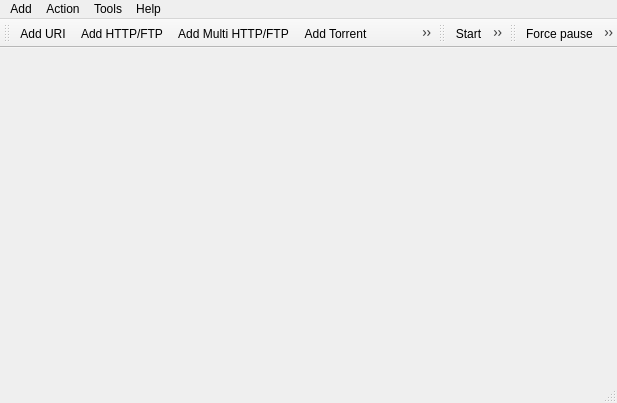
<?xml version="1.0" encoding="UTF-8"?>
<ui version="4.0">
 <class>Aria2cRemote</class>
 <widget class="QMainWindow" name="Aria2cRemote">
  <property name="geometry">
   <rect>
    <x>0</x>
    <y>0</y>
    <width>617</width>
    <height>403</height>
   </rect>
  </property>
  <property name="windowTitle">
   <string>Aria2cRemote</string>
  </property>
  <property name="windowIcon">
   <iconset resource="Aria2cRemote.qrc">
    <normaloff>:/icon/logo.png</normaloff>:/icon/logo.png</iconset>
  </property>
  <widget class="QWidget" name="centralWidget"/>
  <widget class="QMenuBar" name="menuBar">
   <property name="geometry">
    <rect>
     <x>0</x>
     <y>0</y>
     <width>617</width>
     <height>18</height>
    </rect>
   </property>
   <widget class="QMenu" name="menuDownload">
    <property name="title">
     <string>Add</string>
    </property>
    <addaction name="action_AddURI"/>
    <addaction name="actionAdd_HTTP_FTP"/>
    <addaction name="actionAdd_Multi_HTTP_FTP"/>
    <addaction name="actionAdd_Torrent"/>
    <addaction name="actionAdd_MagnetLink"/>
    <addaction name="actionAdd_Metalink"/>
    <addaction name="separator"/>
    <addaction name="action_Exit"/>
   </widget>
   <widget class="QMenu" name="menuHelp">
    <property name="title">
     <string>Help</string>
    </property>
    <addaction name="action_Help"/>
    <addaction name="separator"/>
    <addaction name="actionAbout"/>
    <addaction name="actionAbout_Qt"/>
   </widget>
   <widget class="QMenu" name="menuOption">
    <property name="title">
     <string>Tools</string>
    </property>
    <widget class="QMenu" name="menuLanguages">
     <property name="title">
      <string>Languages</string>
     </property>
    </widget>
    <addaction name="actionOption"/>
    <addaction name="actionGlobal_Options"/>
    <addaction name="separator"/>
    <addaction name="menuLanguages"/>
   </widget>
   <widget class="QMenu" name="menuAction">
    <property name="title">
     <string>Action</string>
    </property>
    <addaction name="action_Start"/>
    <addaction name="actionStart_all"/>
    <addaction name="action_Pause"/>
    <addaction name="actionPause_all"/>
    <addaction name="action_Remove"/>
    <addaction name="actionPurge"/>
    <addaction name="actionPower_off_Aria2c"/>
    <addaction name="separator"/>
    <addaction name="actionForce_pause"/>
    <addaction name="actionForce_pause_all"/>
    <addaction name="actionForce_remove"/>
    <addaction name="actionForce_power_off_Aria2c"/>
   </widget>
   <addaction name="menuDownload"/>
   <addaction name="menuAction"/>
   <addaction name="menuOption"/>
   <addaction name="menuHelp"/>
  </widget>
  <widget class="QToolBar" name="mainToolBar">
   <attribute name="toolBarArea">
    <enum>TopToolBarArea</enum>
   </attribute>
   <attribute name="toolBarBreak">
    <bool>false</bool>
   </attribute>
   <addaction name="action_AddURI"/>
   <addaction name="actionAdd_HTTP_FTP"/>
   <addaction name="actionAdd_Multi_HTTP_FTP"/>
   <addaction name="actionAdd_Torrent"/>
   <addaction name="actionAdd_MagnetLink"/>
   <addaction name="actionAdd_Metalink"/>
  </widget>
  <widget class="QStatusBar" name="statusBar"/>
  <widget class="QToolBar" name="toolBar">
   <property name="windowTitle">
    <string>toolBar</string>
   </property>
   <attribute name="toolBarArea">
    <enum>TopToolBarArea</enum>
   </attribute>
   <attribute name="toolBarBreak">
    <bool>false</bool>
   </attribute>
   <addaction name="action_Start"/>
   <addaction name="actionStart_all"/>
   <addaction name="action_Pause"/>
   <addaction name="actionPause_all"/>
   <addaction name="action_Remove"/>
   <addaction name="actionPurge"/>
   <addaction name="actionPower_off_Aria2c"/>
  </widget>
  <widget class="QToolBar" name="toolBar_2">
   <property name="windowTitle">
    <string>toolBar_2</string>
   </property>
   <attribute name="toolBarArea">
    <enum>TopToolBarArea</enum>
   </attribute>
   <attribute name="toolBarBreak">
    <bool>false</bool>
   </attribute>
   <addaction name="actionForce_pause"/>
   <addaction name="actionForce_pause_all"/>
   <addaction name="actionForce_remove"/>
   <addaction name="actionForce_power_off_Aria2c"/>
  </widget>
  <action name="action_AddURI">
   <property name="icon">
    <iconset resource="Aria2cRemote.qrc">
     <normaloff>:/icon/folder.png</normaloff>:/icon/folder.png</iconset>
   </property>
   <property name="text">
    <string>&amp;URI...</string>
   </property>
   <property name="iconText">
    <string>Add URI</string>
   </property>
   <property name="toolTip">
    <string>Add URI</string>
   </property>
  </action>
  <action name="action_Exit">
   <property name="text">
    <string>&amp;Exit</string>
   </property>
  </action>
  <action name="actionAbout">
   <property name="icon">
    <iconset resource="Aria2cRemote.qrc">
     <normaloff>:/icon/logo.png</normaloff>:/icon/logo.png</iconset>
   </property>
   <property name="text">
    <string>About...</string>
   </property>
  </action>
  <action name="action_Help">
   <property name="text">
    <string>&amp;Help</string>
   </property>
  </action>
  <action name="actionAbout_Qt">
   <property name="icon">
    <iconset resource="Aria2cRemote.qrc">
     <normaloff>:/icon/qtlogo.png</normaloff>:/icon/qtlogo.png</iconset>
   </property>
   <property name="text">
    <string>About &amp;Qt...</string>
   </property>
  </action>
  <action name="action_Pause">
   <property name="icon">
    <iconset resource="Aria2cRemote.qrc">
     <normaloff>:/icon/toolbars/pause.png</normaloff>:/icon/toolbars/pause.png</iconset>
   </property>
   <property name="text">
    <string>&amp;Pause</string>
   </property>
  </action>
  <action name="action_Remove">
   <property name="icon">
    <iconset resource="Aria2cRemote.qrc">
     <normaloff>:/icon/toolbars/remove.png</normaloff>:/icon/toolbars/remove.png</iconset>
   </property>
   <property name="text">
    <string>&amp;Remove</string>
   </property>
  </action>
  <action name="actionAdd_Torrent">
   <property name="icon">
    <iconset resource="Aria2cRemote.qrc">
     <normaloff>:/icon/uri/bittorrent.png</normaloff>:/icon/uri/bittorrent.png</iconset>
   </property>
   <property name="text">
    <string>Torrent...</string>
   </property>
   <property name="iconText">
    <string>Add Torrent</string>
   </property>
   <property name="toolTip">
    <string>Add Torrent</string>
   </property>
  </action>
  <action name="actionAdd_HTTP_FTP">
   <property name="icon">
    <iconset resource="Aria2cRemote.qrc">
     <normaloff>:/icon/uri/ftp.png</normaloff>:/icon/uri/ftp.png</iconset>
   </property>
   <property name="text">
    <string>HTTP/FTP...</string>
   </property>
   <property name="iconText">
    <string>Add HTTP/FTP</string>
   </property>
   <property name="toolTip">
    <string>Add HTTP/FTP</string>
   </property>
  </action>
  <action name="actionAdd_Multi_HTTP_FTP">
   <property name="icon">
    <iconset resource="Aria2cRemote.qrc">
     <normaloff>:/icon/uri/http.png</normaloff>:/icon/uri/http.png</iconset>
   </property>
   <property name="text">
    <string>Multi HTTP/FTP...</string>
   </property>
   <property name="iconText">
    <string>Add Multi HTTP/FTP</string>
   </property>
   <property name="toolTip">
    <string>Add Multi HTTP/FTP</string>
   </property>
  </action>
  <action name="actionAdd_Metalink">
   <property name="icon">
    <iconset resource="Aria2cRemote.qrc">
     <normaloff>:/icon/uri/metalink.png</normaloff>:/icon/uri/metalink.png</iconset>
   </property>
   <property name="text">
    <string>Metalink...</string>
   </property>
   <property name="iconText">
    <string>Add Metalink</string>
   </property>
   <property name="toolTip">
    <string>Add Metalink</string>
   </property>
  </action>
  <action name="actionAdd_MagnetLink">
   <property name="icon">
    <iconset resource="Aria2cRemote.qrc">
     <normaloff>:/icon/uri/magnet.png</normaloff>:/icon/uri/magnet.png</iconset>
   </property>
   <property name="text">
    <string>MagnetLink...</string>
   </property>
   <property name="iconText">
    <string>Add MagnetLink</string>
   </property>
   <property name="toolTip">
    <string>Add MagnetLink</string>
   </property>
  </action>
  <action name="actionOption">
   <property name="icon">
    <iconset resource="Aria2cRemote.qrc">
     <normaloff>:/icon/gear.png</normaloff>:/icon/gear.png</iconset>
   </property>
   <property name="text">
    <string>Options...</string>
   </property>
  </action>
  <action name="action_Start">
   <property name="icon">
    <iconset resource="Aria2cRemote.qrc">
     <normaloff>:/icon/toolbars/unpause.png</normaloff>:/icon/toolbars/unpause.png</iconset>
   </property>
   <property name="text">
    <string>Start</string>
   </property>
  </action>
  <action name="actionStart_all">
   <property name="icon">
    <iconset resource="Aria2cRemote.qrc">
     <normaloff>:/icon/toolbars/unpauseall.png</normaloff>:/icon/toolbars/unpauseall.png</iconset>
   </property>
   <property name="text">
    <string>Start all</string>
   </property>
  </action>
  <action name="actionPause_all">
   <property name="icon">
    <iconset resource="Aria2cRemote.qrc">
     <normaloff>:/icon/toolbars/pauseall.png</normaloff>:/icon/toolbars/pauseall.png</iconset>
   </property>
   <property name="text">
    <string>Pause all</string>
   </property>
  </action>
  <action name="actionPurge">
   <property name="icon">
    <iconset resource="Aria2cRemote.qrc">
     <normaloff>:/icon/toolbars/purgedownloadresult.png</normaloff>:/icon/toolbars/purgedownloadresult.png</iconset>
   </property>
   <property name="text">
    <string>Purge</string>
   </property>
  </action>
  <action name="actionPower_off_Aria2c">
   <property name="icon">
    <iconset resource="Aria2cRemote.qrc">
     <normaloff>:/icon/toolbars/poweroff.png</normaloff>:/icon/toolbars/poweroff.png</iconset>
   </property>
   <property name="text">
    <string>Power off Aria2c</string>
   </property>
  </action>
  <action name="actionForce_pause">
   <property name="icon">
    <iconset resource="Aria2cRemote.qrc">
     <normaloff>:/icon/toolbars/forcepause.png</normaloff>:/icon/toolbars/forcepause.png</iconset>
   </property>
   <property name="text">
    <string>Force pause</string>
   </property>
  </action>
  <action name="actionForce_pause_all">
   <property name="icon">
    <iconset resource="Aria2cRemote.qrc">
     <normaloff>:/icon/toolbars/forcepauseall.png</normaloff>:/icon/toolbars/forcepauseall.png</iconset>
   </property>
   <property name="text">
    <string>Force pause all</string>
   </property>
  </action>
  <action name="actionForce_remove">
   <property name="icon">
    <iconset resource="Aria2cRemote.qrc">
     <normaloff>:/icon/toolbars/forceremove.png</normaloff>:/icon/toolbars/forceremove.png</iconset>
   </property>
   <property name="text">
    <string>Force remove</string>
   </property>
  </action>
  <action name="actionForce_power_off_Aria2c">
   <property name="icon">
    <iconset resource="Aria2cRemote.qrc">
     <normaloff>:/icon/toolbars/forcepoweroff.png</normaloff>:/icon/toolbars/forcepoweroff.png</iconset>
   </property>
   <property name="text">
    <string>Force power off Aria2c</string>
   </property>
  </action>
  <action name="actionGlobal_Options">
   <property name="icon">
    <iconset resource="Aria2cRemote.qrc">
     <normaloff>:/icon/gear.png</normaloff>:/icon/gear.png</iconset>
   </property>
   <property name="text">
    <string>Global options...</string>
   </property>
  </action>
  <action name="actionDefault">
   <property name="text">
    <string>Default</string>
   </property>
  </action>
 </widget>
 <layoutdefault spacing="6" margin="11"/>
 <resources>
  <include location="Aria2cRemote.qrc"/>
 </resources>
 <connections>
  <connection>
   <sender>action_Exit</sender>
   <signal>triggered()</signal>
   <receiver>Aria2cRemote</receiver>
   <slot>close()</slot>
   <hints>
    <hint type="sourcelabel">
     <x>-1</x>
     <y>-1</y>
    </hint>
    <hint type="destinationlabel">
     <x>308</x>
     <y>201</y>
    </hint>
   </hints>
  </connection>
  <connection>
   <sender>action_AddURI</sender>
   <signal>triggered()</signal>
   <receiver>Aria2cRemote</receiver>
   <slot>on_action_AddURI()</slot>
   <hints>
    <hint type="sourcelabel">
     <x>-1</x>
     <y>-1</y>
    </hint>
    <hint type="destinationlabel">
     <x>41</x>
     <y>89</y>
    </hint>
   </hints>
  </connection>
 </connections>
 <slots>
  <slot>on_action_AddURI()</slot>
 </slots>
</ui>
